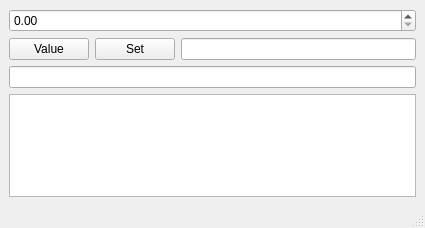
<?xml version="1.0" encoding="UTF-8"?>
<ui version="4.0">
 <class>MainWindow</class>
 <widget class="QMainWindow" name="MainWindow">
  <property name="geometry">
   <rect>
    <x>0</x>
    <y>0</y>
    <width>425</width>
    <height>228</height>
   </rect>
  </property>
  <property name="windowTitle">
   <string>MainWindow</string>
  </property>
  <widget class="QWidget" name="m_centralwidget">
   <layout class="QGridLayout" name="gridLayout">
    <item row="0" column="0" colspan="3">
     <widget class="QScienceSpinBox" name="doubleSpinBox"/>
    </item>
    <item row="1" column="0">
     <widget class="QPushButton" name="pushButton">
      <property name="text">
       <string>Value</string>
      </property>
     </widget>
    </item>
    <item row="1" column="1">
     <widget class="QPushButton" name="pushButtonSet">
      <property name="text">
       <string>Set</string>
      </property>
     </widget>
    </item>
    <item row="1" column="2">
     <widget class="QLineEdit" name="lineEdit"/>
    </item>
    <item row="3" column="0" colspan="3">
     <widget class="QTextEdit" name="textEdit"/>
    </item>
    <item row="2" column="0" colspan="3">
     <widget class="QLineEdit" name="lineEditValue"/>
    </item>
   </layout>
  </widget>
  <widget class="QMenuBar" name="m_menuBar">
   <property name="geometry">
    <rect>
     <x>0</x>
     <y>0</y>
     <width>425</width>
     <height>21</height>
    </rect>
   </property>
  </widget>
  <widget class="QStatusBar" name="m_statusBar"/>
 </widget>
 <customwidgets>
  <customwidget>
   <class>QScienceSpinBox</class>
   <extends>QDoubleSpinBox</extends>
   <header>QScienceSpinBox.h</header>
  </customwidget>
 </customwidgets>
 <resources/>
 <connections/>
</ui>
